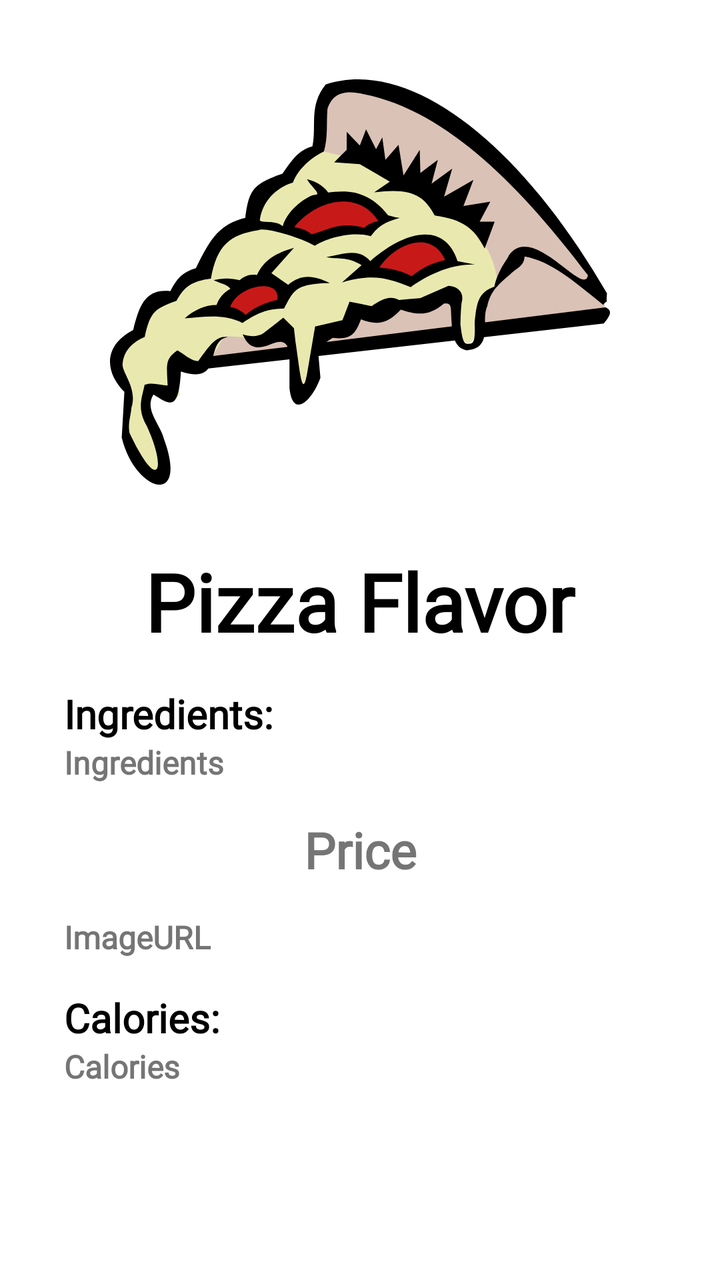
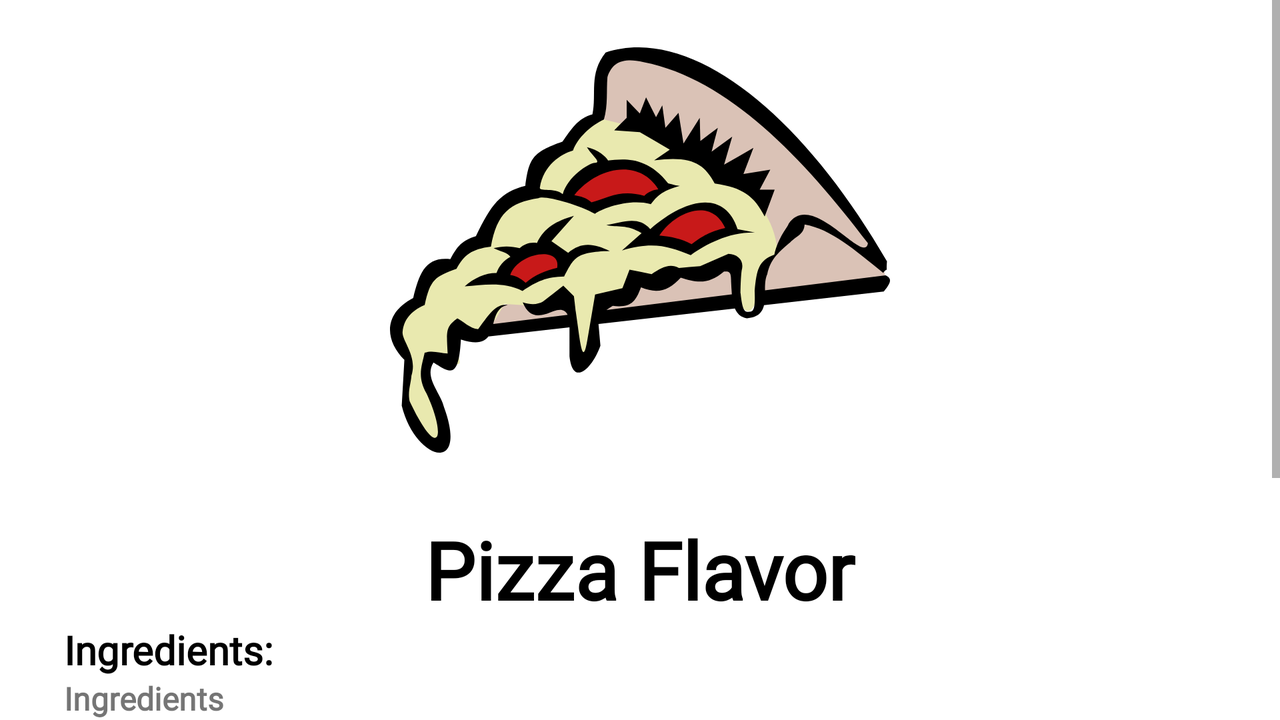

One screen, two layout resources from the same app: the default and the repository's alternative for another configuration. Each is rendered where Android would select it; the XML of both is given below.
<!-- AndroidManifest.xml: application theme Theme.MyFourthApplication -->
<!-- res/layout/activity_detail.xml -->
<?xml version="1.0" encoding="utf-8"?>
<androidx.constraintlayout.widget.ConstraintLayout xmlns:android="http://schemas.android.com/apk/res/android"
    xmlns:app="http://schemas.android.com/apk/res-auto"
    xmlns:tools="http://schemas.android.com/tools"
    android:layout_width="match_parent"
    android:layout_height="match_parent"
    android:layout_margin="16dp"
    tools:context=".view.DetailActivity">

    <ImageView
        android:id="@+id/im_pizza_flavor"
        android:layout_width="250dp"
        android:layout_height="250dp"
        app:layout_constraintEnd_toEndOf="parent"
        app:layout_constraintStart_toStartOf="parent"
        app:layout_constraintTop_toTopOf="parent"
        app:srcCompat="@drawable/ic_lunik_pizza_slice_trozo_de_pizza" />

    <TextView
        android:id="@+id/tv_pizza_flavor"
        android:layout_width="wrap_content"
        android:layout_height="wrap_content"
        android:layout_margin="8dp"
        style="@style/GeneralPizzaFlavorDetailFont"
        android:textSize="40sp"
        android:text="Pizza Flavor"
        app:layout_constraintEnd_toEndOf="parent"
        app:layout_constraintStart_toStartOf="parent"
        app:layout_constraintTop_toBottomOf="@+id/im_pizza_flavor" />

    <TextView
        android:id="@+id/textView2"
        style="@style/GeneralPizzaDetailTitles"
        android:layout_width="wrap_content"
        android:layout_height="wrap_content"
        android:layout_marginStart="16dp"
        android:layout_marginTop="16dp"
        android:text="Ingredients:"
        app:layout_constraintStart_toStartOf="parent"
        app:layout_constraintTop_toBottomOf="@+id/tv_pizza_flavor" />

    <TextView
        android:id="@+id/tv_ingredients"
        style="@style/GeneralPriceFont"
        android:fontFamily="@font/crimson_text_italic"
        android:layout_width="0dp"
        android:layout_height="wrap_content"
        android:layout_marginStart="16dp"
        android:layout_marginEnd="16dp"
        android:text="Ingredients"
        app:layout_constraintEnd_toEndOf="parent"
        app:layout_constraintStart_toStartOf="parent"
        app:layout_constraintTop_toBottomOf="@+id/textView2" />

    <TextView
        android:id="@+id/tv_pizza_price"
        android:layout_width="wrap_content"
        android:layout_height="wrap_content"
        android:layout_margin="16dp"
        style="@style/GeneralPriceFont"
        android:text="Price"
        android:textSize="25sp"
        app:layout_constraintEnd_toEndOf="parent"
        app:layout_constraintStart_toStartOf="parent"
        app:layout_constraintTop_toBottomOf="@+id/tv_ingredients" />

    <TextView
        android:id="@+id/tv_image_url"
        style="@style/GeneralPriceFont"
        android:fontFamily="@font/crimson_text_regular"
        android:layout_width="0dp"
        android:layout_height="wrap_content"
        android:layout_margin="16dp"
        android:layout_marginBottom="9dp"
        android:text="ImageURL"
        app:layout_constraintBottom_toTopOf="@+id/textView"
        app:layout_constraintEnd_toEndOf="parent"
        app:layout_constraintStart_toStartOf="parent"
        app:layout_constraintTop_toBottomOf="@+id/tv_pizza_price" />

    <TextView
        android:id="@+id/textView"
        android:layout_width="0dp"
        android:layout_height="wrap_content"
        android:layout_margin="16dp"
        style="@style/GeneralPizzaDetailTitles"
        android:text="Calories:"
        app:layout_constraintEnd_toEndOf="parent"
        app:layout_constraintStart_toStartOf="parent"
        app:layout_constraintTop_toBottomOf="@+id/tv_image_url" />

    <TextView
        android:id="@+id/tv_calories"
        style="@style/GeneralPriceFont"
        android:layout_width="0dp"
        android:layout_height="wrap_content"
        android:layout_marginStart="16dp"
        android:layout_marginEnd="16dp"
        android:text="Calories"
        app:layout_constraintEnd_toEndOf="parent"
        app:layout_constraintStart_toStartOf="parent"
        app:layout_constraintTop_toBottomOf="@+id/textView" />

</androidx.constraintlayout.widget.ConstraintLayout>
<!-- resources referenced by this layout -->
<resources>
  <!-- drawable ic_lunik_pizza_slice_trozo_de_pizza: vector/xml drawable (drawable, 6916 chars, omitted) -->
  <style name="GeneralPizzaDetailTitles" parent="AppTitle">
          <item name="android:textSize">20sp</item>
      </style>
  <style name="GeneralPizzaFlavorDetailFont" parent="AppTitle">
          <item name="android:textSize">30sp</item>
      </style>
  <style name="GeneralPriceFont">
          <item name="android:textStyle">bold</item>
          <item name="android:fontFamily">@font/roboto_mono_variable_font_wght</item>
          <item name="android:textSize">16sp</item>
  
      </style>
  <style name="Theme.MyFourthApplication" parent="Theme.MaterialComponents.DayNight.NoActionBar">
          
          <item name="colorPrimary">@color/purple_500</item>
          <item name="colorPrimaryVariant">@color/purple_700</item>
          <item name="colorOnPrimary">@color/white</item>
          
          <item name="colorSecondary">@color/teal_200</item>
          <item name="colorSecondaryVariant">@color/teal_700</item>
          <item name="colorOnSecondary">@color/black</item>
          
          <item name="android:statusBarColor" tools:targetApi="l">?attr/colorPrimaryVariant</item>
          
      </style>
  <style name="AppTitle">
          <item name="android:fontFamily">@font/staatliches_regular</item>
          <item name="android:textSize">40sp</item>
          <item name="android:textStyle">bold</item>
          <item name="android:textColor">@color/black</item>
  
      </style>
  <color name="purple_500">#FF6200EE</color>
  <color name="purple_700">#FF3700B3</color>
  <color name="white">#FFFFFFFF</color>
  <color name="teal_200">#FF03DAC5</color>
  <color name="teal_700">#FF018786</color>
  <color name="black">#FF000000</color>
</resources>
<!-- res/layout-land/activity_detail.xml (the repository's variant of the layout above) -->
<!-- drawn on the phone turned sideways -->
<?xml version="1.0" encoding="utf-8"?>
<androidx.constraintlayout.widget.ConstraintLayout xmlns:android="http://schemas.android.com/apk/res/android"
    xmlns:app="http://schemas.android.com/apk/res-auto"
    xmlns:tools="http://schemas.android.com/tools"
    android:layout_width="match_parent"
    android:layout_height="match_parent"
    tools:context=".view.DetailActivity">

    <ScrollView
        android:layout_width="match_parent"
        android:layout_height="match_parent"
        tools:layout_editor_absoluteX="0dp"
        tools:layout_editor_absoluteY="-55dp">

        <androidx.constraintlayout.widget.ConstraintLayout
            android:layout_width="match_parent"
            android:layout_height="match_parent"
            android:layout_marginStart="16dp"
            android:layout_marginEnd="16dp">

            <ImageView
                android:id="@+id/im_pizza_flavor"
                android:layout_width="250dp"
                android:layout_height="250dp"
                app:layout_constraintEnd_toEndOf="parent"
                app:layout_constraintStart_toStartOf="parent"
                app:layout_constraintTop_toTopOf="parent"
                app:srcCompat="@drawable/ic_lunik_pizza_slice_trozo_de_pizza" />

            <TextView
                android:id="@+id/tv_pizza_flavor"
                style="@style/GeneralPizzaFlavorDetailFont"
                android:layout_width="wrap_content"
                android:layout_height="wrap_content"
                android:layout_margin="8dp"
                android:text="Pizza Flavor"
                android:textSize="40sp"
                app:layout_constraintEnd_toEndOf="parent"
                app:layout_constraintStart_toStartOf="parent"
                app:layout_constraintTop_toBottomOf="@+id/im_pizza_flavor" />

            <TextView
                android:id="@+id/textView2"
                style="@style/GeneralPizzaDetailTitles"
                android:layout_width="wrap_content"
                android:layout_height="wrap_content"
                android:layout_marginStart="16dp"
                android:text="Ingredients:"
                app:layout_constraintStart_toStartOf="parent"
                app:layout_constraintTop_toBottomOf="@+id/tv_pizza_flavor" />

            <TextView
                android:id="@+id/tv_ingredients"
                style="@style/GeneralPriceFont"
                android:layout_width="0dp"
                android:layout_height="wrap_content"
                android:layout_marginStart="16dp"
                android:layout_marginEnd="16dp"
                android:fontFamily="@font/crimson_text_italic"
                android:text="Ingredients"
                app:layout_constraintEnd_toEndOf="parent"
                app:layout_constraintStart_toStartOf="parent"
                app:layout_constraintTop_toBottomOf="@+id/textView2" />

            <TextView
                android:id="@+id/tv_pizza_price"
                style="@style/GeneralPriceFont"
                android:layout_width="wrap_content"
                android:layout_height="wrap_content"
                android:layout_margin="16dp"
                android:text="Price"
                android:textSize="25sp"
                app:layout_constraintEnd_toEndOf="parent"
                app:layout_constraintStart_toStartOf="parent"
                app:layout_constraintTop_toBottomOf="@+id/tv_ingredients" />

            <TextView
                android:id="@+id/tv_image_url"
                style="@style/GeneralPriceFont"
                android:layout_width="0dp"
                android:layout_height="wrap_content"
                android:layout_margin="16dp"
                android:layout_marginBottom="9dp"
                android:fontFamily="@font/crimson_text_regular"
                android:text="ImageURL"
                app:layout_constraintBottom_toTopOf="@+id/textView"
                app:layout_constraintEnd_toEndOf="parent"
                app:layout_constraintStart_toStartOf="parent"
                app:layout_constraintTop_toBottomOf="@+id/tv_pizza_price" />

            <TextView
                android:id="@+id/textView"
                style="@style/GeneralPizzaDetailTitles"
                android:layout_width="0dp"
                android:layout_height="wrap_content"
                android:layout_margin="16dp"
                android:text="Calories:"
                app:layout_constraintEnd_toEndOf="parent"
                app:layout_constraintStart_toStartOf="parent"
                app:layout_constraintTop_toBottomOf="@+id/tv_image_url" />

            <TextView
                android:id="@+id/tv_calories"
                style="@style/GeneralPriceFont"
                android:layout_width="0dp"
                android:layout_height="wrap_content"
                android:layout_marginStart="16dp"
                android:layout_marginEnd="16dp"
                android:text="Calories"
                app:layout_constraintEnd_toEndOf="parent"
                app:layout_constraintStart_toStartOf="parent"
                app:layout_constraintTop_toBottomOf="@+id/textView" />

            <View
                android:layout_width="match_parent"
                android:layout_height="30dp"
                app:layout_constraintStart_toStartOf="parent"
                app:layout_constraintTop_toBottomOf="@+id/tv_calories" />


        </androidx.constraintlayout.widget.ConstraintLayout>
    </ScrollView>


</androidx.constraintlayout.widget.ConstraintLayout>
